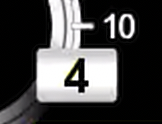
#> input picture ml/local_data/4/gear4_mos_run04_clip.png, 162 x 124 px, given in place of gear_raw_935.png, which was not available
$ python extract_training_data.py
#> lines starting #> are read from the running program, lines starting #| are printed output that depends on the picture; pictures that were not available may be replaced by others from this repository, and a replacement may not be noted
"""
Extract gear and lap number training data from the video.
Produces labeled crops with augmentation for training a digit recognizer.

Usage: uv run extract_training_data.py
"""
import subprocess
import json
from pathlib import Path
from PIL import Image
import numpy as np

VIDEO = "../downloads/T7COWXv0HEU.mp4"
OUT_DIR = Path("data")

# Crop regions in 1280x720 video
GEAR_CROP = {"x": 1062, "y": 612, "w": 64, "h": 58}
LAP_CROP = {"x": 275, "y": 5, "w": 40, "h": 22}

# Known ground truth from visual inspection
GEAR_LABELS = {
    935: "1", 950: "2", 955: "2", 980: "2", 1030: "2", 1060: "2",
    940: "3", 975: "3", 1000: "3", 1050: "3", 1090: "3",
    985: "4", 1035: "4",
    945: "5", 960: "5", 970: "5", 1020: "5", 1080: "5",
    990: "6", 995: "6", 1010: "6", 1100: "6", 1120: "6", 1150: "6",
}

# Lap numbers change over time - extract at 1fps and auto-label from pixel signatures
# We know lap 9 starts around t=930, lap 10 around t=1060, lap 11 around t=1180


def extract_frame_crop(video_path, timestamp, crop, output_path):
    """Extract a cropped region from a video frame."""
    cmd = [
        "ffmpeg", "-y", "-ss", str(timestamp),
        "-i", video_path, "-vframes", "1", "-update", "1",
        "-vf", f"crop={crop['w']}:{crop['h']}:{crop['x']}:{crop['y']}",
        str(output_path)
    ]
    subprocess.run(cmd, capture_output=True)


def augment_image(img: Image.Image, label: str) -> list[tuple[Image.Image, str]]:
    """Generate augmented versions of an image."""
    results = [(img, label)]
    arr = np.array(img)
    h, w = arr.shape[:2]

    # Shift variations
    for dx, dy in [(-2, 0), (2, 0), (0, -2), (0, 2), (-2, -2), (2, 2)]:
        shifted = np.zeros_like(arr)
        sx = max(0, dx); sy = max(0, dy)
        ex = min(w, w + dx); ey = min(h, h + dy)
        ssx = max(0, -dx); ssy = max(0, -dy)
        eex = ssx + (ex - sx); eey = ssy + (ey - sy)
        shifted[ssy:eey, ssx:eex] = arr[sy:ey, sx:ex]
        results.append((Image.fromarray(shifted), label))

    # Scale variations
    for scale in [0.85, 0.9, 1.1, 1.15]:
        nw, nh = int(w * scale), int(h * scale)
        scaled = img.resize((nw, nh), Image.BILINEAR)
        # Center crop/pad back to original size
        canvas = Image.new(img.mode, (w, h), 0)
        px = (w - nw) // 2; py = (h - nh) // 2
        canvas.paste(scaled, (max(0, px), max(0, py)))
        results.append((canvas, label))

    # Brightness
    for factor in [0.7, 0.85, 1.15, 1.3]:
        bright = np.clip(arr.astype(float) * factor, 0, 255).astype(np.uint8)
        results.append((Image.fromarray(bright), label))

    # Small rotation
    for angle in [-3, -2, 2, 3]:
        rotated = img.rotate(angle, fillcolor=0)
        results.append((Image.fromarray(np.array(rotated)), label))

    return results


def main():
    # Create output dirs
    for split in ["train", "val"]:
        for cls in ["0", "1", "2", "3", "4", "5", "6", "7", "8", "9", "N"]:
            (OUT_DIR / "gear" / split / cls).mkdir(parents=True, exist_ok=True)
            (OUT_DIR / "lapnum" / split / cls).mkdir(parents=True, exist_ok=True)

    # ── Extract gear training data ──
    print("Extracting gear crops...")
    gear_counts = {}
    idx = 0

    for ts, label in GEAR_LABELS.items():
        crop_path = OUT_DIR / f"gear_raw_{ts}.png"
        extract_frame_crop(VIDEO, ts, GEAR_CROP, crop_path)
        img = Image.open(crop_path).convert("L")  # grayscale

        augmented = augment_image(img, label)
#> after the loop in augment_image, `for dx, dy in [(-2, 0), (2, 0), (0, -2), (0, 2), (-2, -2), (2, 2)]:`:
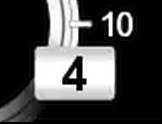
#> shifted: shape (124, 162); min 0, max 255, mean 69.4
#> after the loop in augment_image, `for dx, dy in [(-2, 0), (2, 0), (0, -2), (0, 2), (-2, -2), (2, 2)]:`: results = 7 items
#> after the loop in augment_image, `for scale in [0.85, 0.9, 1.1, 1.15]:`:
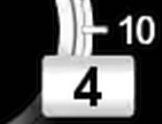
#> canvas: PIL image 162x124 L; min 0, max 255, mean 89.2
#> after the loop in augment_image, `for scale in [0.85, 0.9, 1.1, 1.15]:`:
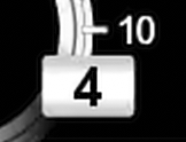
#> scaled: PIL image 186x142 L; min 0, max 255, mean 70.2
#> after the loop in augment_image, `for scale in [0.85, 0.9, 1.1, 1.15]:`: results = 11 items
#> the loop in augment_image, `for factor in [0.7, 0.85, 1.15, 1.3]:` made 4 passes
#> pass 1, in augment_image, `bright = np.clip(arr.astype(float) * factor, 0, 255).astype(np.uint8)`:
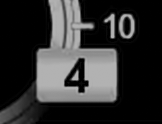
#> bright: shape (124, 162); min 0, max 178, mean 48.8
#> after the loop in augment_image, `for factor in [0.7, 0.85, 1.15, 1.3]:`:
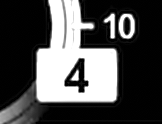
#> bright: shape (124, 162); min 0, max 255, mean 78.9
#> after the loop in augment_image, `for factor in [0.7, 0.85, 1.15, 1.3]:`: results = 15 items
#> the loop in augment_image, `for angle in [-3, -2, 2, 3]:` made 4 passes
#> pass 3, in augment_image, `rotated = img.rotate(angle, fillcolor=0)`:
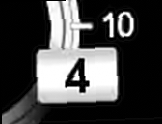
#> rotated: PIL image 162x124 L; min 0, max 255, mean 70
#> after the loop in augment_image, `for angle in [-3, -2, 2, 3]:`: results = 19 items
#> augmented = 19 items
        for aug_img, aug_label in augmented:
            split = "val" if idx % 10 == 0 else "train"
            save_path = OUT_DIR / "gear" / split / aug_label / f"gear_{ts}_{idx}.png"
            aug_img.save(save_path)
            idx += 1
            gear_counts[aug_label] = gear_counts.get(aug_label, 0) + 1
#> this loop made 19 passes
#> split on passes 1 to 12: 'val', 'train', 'train', 'train', 'train', 'train', 'train', 'train', 'train', 'train', 'val', 'train'
#> pass 2, in main, `aug_img.save(save_path)`:
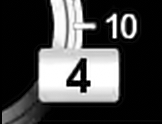
#> saved as gear_935_1.png: PIL image 162x124 L; min 0, max 255, mean 70.3
#> after the loop, gear_counts = {'1': 19}; idx = 19

        crop_path.unlink()

    # Also extract at 2fps across the full video for more variety
    print("Extracting bulk gear crops at 2fps...")
    bulk_dir = OUT_DIR / "gear_bulk"
    bulk_dir.mkdir(exist_ok=True)
    subprocess.run([
        "ffmpeg", "-y", "-i", VIDEO,
        "-vf", f"crop={GEAR_CROP['w']}:{GEAR_CROP['h']}:{GEAR_CROP['x']}:{GEAR_CROP['y']},fps=2",
        "-vsync", "vfr", str(bulk_dir / "frame_%06d.png")
    ], capture_output=True)

    # Auto-label bulk frames using the pixel-signature detector
    # Import the JS detector via subprocess
    bulk_frames = sorted(bulk_dir.glob("*.png"))
    print(f"Auto-labeling {len(bulk_frames)} bulk frames...")

    # Quick pixel-based labeling: threshold the center of the image
    # and match against known patterns (simplified from gear-detect.ts)
    for frame_path in bulk_frames:
        img = Image.open(frame_path).convert("L")
        arr = np.array(img)
        # Simple heuristic: look at brightness pattern
        # The digit is white on dark bg, centered roughly at rows 25-50, cols 15-45
        center = arr[25:50, 15:45]
        bright_pct = np.mean(center > 150)

        # Very rough classification by pixel density
        # Skip ambiguous frames
        if bright_pct < 0.05 or bright_pct > 0.6:
            continue

        # Use the existing labeled data to match
        # For now just add as unlabeled for semi-supervised learning
        # (we'll rely on the labeled augmented data)

    # Clean up bulk
    import shutil
    shutil.rmtree(bulk_dir, ignore_errors=True)

    print(f"Gear data: {gear_counts}")

    # ── Extract lap number training data ──
    print("\nExtracting lap number crops...")
    lap_counts = {}
    idx = 0

    # We need to know which lap number is showing at each timestamp
    # Lap transitions (approximate from video analysis):
    # t=0-180: lap 1-5 (race start), t=930: lap 9, t=1060: lap 10, t=1180: lap 11
    # Extract at many timestamps and label based on the visible number
    lap_timestamps = {}
    # Extract one frame per second across the video
    for ts in range(100, 2400, 2):
        crop_path = OUT_DIR / f"lap_raw_{ts}.png"
        extract_frame_crop(VIDEO, ts, LAP_CROP, crop_path)
        if crop_path.exists():
            img = Image.open(crop_path).convert("L")
            arr = np.array(img)
            # Simple digit presence check: enough white pixels?
            if np.mean(arr > 150) > 0.05:
                lap_timestamps[ts] = (img, crop_path)
            else:
                crop_path.unlink()

    print(f"Got {len(lap_timestamps)} lap number crops")

    # Known lap number ground truth (from video analysis)
    LAP_GROUND_TRUTH = {
        # Each entry: (start_time, end_time, lap_number)
        (100, 250): "1", (250, 400): "2", (400, 530): "3",
        (530, 650): "4", (650, 770): "5", (770, 870): "6",
        (870, 940): "7", (940, 950): "8", (950, 1060): "9",
        (1060, 1190): "10", (1190, 1320): "11", (1320, 1440): "12",
        (1440, 1570): "13", (1570, 1700): "14", (1700, 1830): "15",
    }

    for ts, (img, crop_path) in lap_timestamps.items():
        label = None
        for (start, end), lap in LAP_GROUND_TRUTH.items():
            if start <= ts < end:
                label = lap
                break

        if label is None:
            crop_path.unlink()
            continue

        # For multi-digit numbers, we need individual digit labels
        # For now, treat as single-character classification
        # Split multi-digit: each digit gets its own crop
        arr = np.array(img)
        h, w = arr.shape

        if len(label) == 1:
            # Single digit - use whole crop
            augmented = augment_image(img, label)
            for aug_img, aug_label in augmented:
                split = "val" if idx % 10 == 0 else "train"
                save_path = OUT_DIR / "lapnum" / split / aug_label / f"lap_{ts}_{idx}.png"
                aug_img.save(save_path)
                idx += 1
                lap_counts[aug_label] = lap_counts.get(aug_label, 0) + 1
        elif len(label) == 2:
            # Two digits - split horizontally
            mid = w // 2
            left_img = img.crop((0, 0, mid, h))
            right_img = img.crop((mid, 0, w, h))
            for digit_img, digit_label in [(left_img, label[0]), (right_img, label[1])]:
                augmented = augment_image(digit_img, digit_label)
                for aug_img, aug_label in augmented:
                    split = "val" if idx % 10 == 0 else "train"
                    save_path = OUT_DIR / "lapnum" / split / aug_label / f"lap_{ts}_{idx}.png"
                    aug_img.save(save_path)
                    idx += 1
                    lap_counts[aug_label] = lap_counts.get(aug_label, 0) + 1

        crop_path.unlink()

    print(f"Lap number data: {lap_counts}")
    print("\nDone! Training data in", OUT_DIR)


if __name__ == "__main__":
#> (the run stopped early here; a loop or call above may not have finished)
